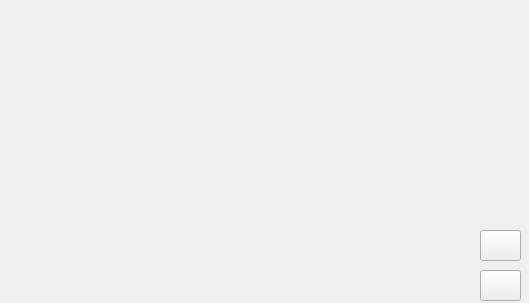
      <widget class="QWidget" name="seite_04">
       <property name="geometry">
        <rect>
         <x>0</x>
         <y>0</y>
         <width>529</width>
         <height>303</height>
        </rect>
       </property>
       <attribute name="label">
        <string>Zusammenfassung Amortisationszeitraum</string>
       </attribute>
       <widget class="QLabel" name="label_39">
        <property name="geometry">
         <rect>
          <x>0</x>
          <y>10</y>
          <width>531</width>
          <height>291</height>
         </rect>
        </property>
        <property name="sizePolicy">
         <sizepolicy hsizetype="Minimum" vsizetype="Minimum">
          <horstretch>1</horstretch>
          <verstretch>1</verstretch>
         </sizepolicy>
        </property>
        <property name="frameShape">
         <enum>QFrame::NoFrame</enum>
        </property>
        <property name="text">
         <string/>
        </property>
        <property name="scaledContents">
         <bool>false</bool>
        </property>
        <property name="alignment">
         <set>Qt::AlignCenter</set>
        </property>
       </widget>
       <widget class="QPushButton" name="pushButton_11">
        <property name="geometry">
         <rect>
          <x>480</x>
          <y>270</y>
          <width>41</width>
          <height>31</height>
         </rect>
        </property>
        <property name="text">
         <string/>
        </property>
       </widget>
       <widget class="QPushButton" name="pushButton_23">
        <property name="geometry">
         <rect>
          <x>480</x>
          <y>230</y>
          <width>41</width>
          <height>31</height>
         </rect>
        </property>
        <property name="text">
         <string/>
        </property>
       </widget>
      </widget>
